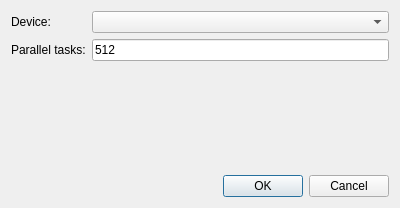
<?xml version="1.0" encoding="UTF-8"?>
<ui version="4.0">
 <class>PrfOpenCLDialog</class>
 <widget class="QDialog" name="PrfOpenCLDialog">
  <property name="geometry">
   <rect>
    <x>0</x>
    <y>0</y>
    <width>400</width>
    <height>208</height>
   </rect>
  </property>
  <property name="windowTitle">
   <string>OpenCL Configuration</string>
  </property>
  <layout class="QVBoxLayout" name="verticalLayout">
   <item>
    <layout class="QFormLayout" name="formLayout">
     <item row="0" column="0">
      <widget class="QLabel" name="label">
       <property name="text">
        <string>Device:</string>
       </property>
      </widget>
     </item>
     <item row="0" column="1">
      <widget class="QComboBox" name="device_comboBox"/>
     </item>
     <item row="1" column="0">
      <widget class="QLabel" name="label_2">
       <property name="text">
        <string>Parallel tasks:</string>
       </property>
      </widget>
     </item>
     <item row="1" column="1">
      <widget class="QLineEdit" name="tasks_lineEdit">
       <property name="text">
        <string>512</string>
       </property>
      </widget>
     </item>
    </layout>
   </item>
   <item>
    <widget class="QDialogButtonBox" name="buttonBox">
     <property name="orientation">
      <enum>Qt::Horizontal</enum>
     </property>
     <property name="standardButtons">
      <set>QDialogButtonBox::Cancel|QDialogButtonBox::Ok</set>
     </property>
    </widget>
   </item>
  </layout>
 </widget>
 <resources/>
 <connections>
  <connection>
   <sender>buttonBox</sender>
   <signal>accepted()</signal>
   <receiver>PrfOpenCLDialog</receiver>
   <slot>accept()</slot>
   <hints>
    <hint type="sourcelabel">
     <x>248</x>
     <y>254</y>
    </hint>
    <hint type="destinationlabel">
     <x>157</x>
     <y>274</y>
    </hint>
   </hints>
  </connection>
  <connection>
   <sender>buttonBox</sender>
   <signal>rejected()</signal>
   <receiver>PrfOpenCLDialog</receiver>
   <slot>reject()</slot>
   <hints>
    <hint type="sourcelabel">
     <x>316</x>
     <y>260</y>
    </hint>
    <hint type="destinationlabel">
     <x>286</x>
     <y>274</y>
    </hint>
   </hints>
  </connection>
 </connections>
</ui>
